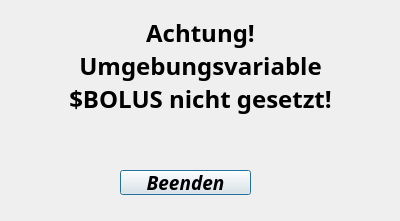
<?xml version="1.0" encoding="UTF-8"?>
<ui version="4.0">
 <class>dlgNoEnv</class>
 <widget class="QDialog" name="dlgNoEnv">
  <property name="windowModality">
   <enum>Qt::ApplicationModal</enum>
  </property>
  <property name="geometry">
   <rect>
    <x>0</x>
    <y>0</y>
    <width>400</width>
    <height>221</height>
   </rect>
  </property>
  <property name="windowTitle">
   <string>Dialog</string>
  </property>
  <property name="modal">
   <bool>true</bool>
  </property>
  <widget class="QLabel" name="lblWarning_2">
   <property name="geometry">
    <rect>
     <x>60</x>
     <y>0</y>
     <width>281</width>
     <height>131</height>
    </rect>
   </property>
   <property name="font">
    <font>
     <family>Sans</family>
     <pointsize>18</pointsize>
     <weight>75</weight>
     <italic>false</italic>
     <bold>true</bold>
    </font>
   </property>
   <property name="text">
    <string>Achtung! Umgebungsvariable $BOLUS nicht gesetzt!</string>
   </property>
   <property name="alignment">
    <set>Qt::AlignCenter</set>
   </property>
   <property name="wordWrap">
    <bool>true</bool>
   </property>
  </widget>
  <widget class="QPushButton" name="btnClose">
   <property name="geometry">
    <rect>
     <x>120</x>
     <y>170</y>
     <width>131</width>
     <height>25</height>
    </rect>
   </property>
   <property name="font">
    <font>
     <family>Sans</family>
     <pointsize>14</pointsize>
     <weight>75</weight>
     <italic>true</italic>
     <bold>true</bold>
    </font>
   </property>
   <property name="text">
    <string>Beenden</string>
   </property>
   <property name="default">
    <bool>true</bool>
   </property>
  </widget>
 </widget>
 <resources/>
 <connections>
  <connection>
   <sender>btnClose</sender>
   <signal>clicked()</signal>
   <receiver>dlgNoEnv</receiver>
   <slot>close()</slot>
   <hints>
    <hint type="sourcelabel">
     <x>185</x>
     <y>182</y>
    </hint>
    <hint type="destinationlabel">
     <x>199</x>
     <y>110</y>
    </hint>
   </hints>
  </connection>
 </connections>
</ui>
